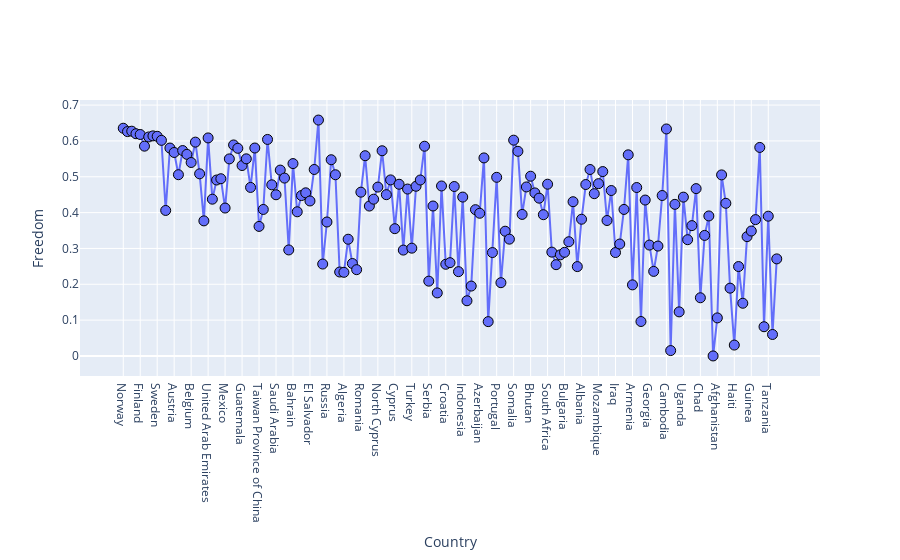

Notebook code for this chart:
### Code cell
#Graph of freedom score according to contries 
graph(data_2017["Country"], data_2017["Freedom"], "Country", "Freedom")

### Figure 1 — Plotly figure (JSON) as saved in the notebook; plotly's stock layout.template omitted (floating-point values rounded to 4 significant figures; data arrays with more than 128 entries replaced by an {"elided": "..."} marker saying what was removed)
{"data": [{"marker": {"line": {"color": "rgb(0, 0, 0)", "width": 1}, "size": 10}, "mode": "markers+lines", "type": "scatter", "x": {"elided": "155 str values"}, "y": {"elided": "155 float values"}}], "layout": {"xaxis": {"title": {"text": "Country"}}, "yaxis": {"title": {"text": "Freedom"}}}}
